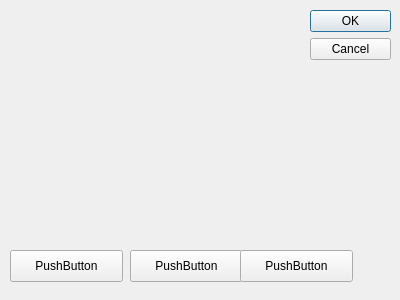
<?xml version="1.0" encoding="UTF-8"?>
<ui version="4.0">
 <class>Dialog</class>
 <widget class="QDialog" name="Dialog">
  <property name="geometry">
   <rect>
    <x>0</x>
    <y>0</y>
    <width>400</width>
    <height>300</height>
   </rect>
  </property>
  <property name="windowTitle">
   <string>Dialog</string>
  </property>
  <widget class="QDialogButtonBox" name="buttonBox">
   <property name="geometry">
    <rect>
     <x>310</x>
     <y>10</y>
     <width>81</width>
     <height>241</height>
    </rect>
   </property>
   <property name="orientation">
    <enum>Qt::Vertical</enum>
   </property>
   <property name="standardButtons">
    <set>QDialogButtonBox::Cancel|QDialogButtonBox::Ok</set>
   </property>
  </widget>
  <widget class="QPushButton" name="pushButton">
   <property name="geometry">
    <rect>
     <x>10</x>
     <y>250</y>
     <width>113</width>
     <height>32</height>
    </rect>
   </property>
   <property name="text">
    <string>PushButton</string>
   </property>
  </widget>
  <widget class="QPushButton" name="pushButton_2">
   <property name="geometry">
    <rect>
     <x>130</x>
     <y>250</y>
     <width>113</width>
     <height>32</height>
    </rect>
   </property>
   <property name="text">
    <string>PushButton</string>
   </property>
  </widget>
  <widget class="QPushButton" name="pushButton_3">
   <property name="geometry">
    <rect>
     <x>240</x>
     <y>250</y>
     <width>113</width>
     <height>32</height>
    </rect>
   </property>
   <property name="text">
    <string>PushButton</string>
   </property>
  </widget>
 </widget>
 <resources/>
 <connections>
  <connection>
   <sender>buttonBox</sender>
   <signal>accepted()</signal>
   <receiver>Dialog</receiver>
   <slot>accept()</slot>
   <hints>
    <hint type="sourcelabel">
     <x>248</x>
     <y>254</y>
    </hint>
    <hint type="destinationlabel">
     <x>157</x>
     <y>274</y>
    </hint>
   </hints>
  </connection>
  <connection>
   <sender>buttonBox</sender>
   <signal>rejected()</signal>
   <receiver>Dialog</receiver>
   <slot>reject()</slot>
   <hints>
    <hint type="sourcelabel">
     <x>316</x>
     <y>260</y>
    </hint>
    <hint type="destinationlabel">
     <x>286</x>
     <y>274</y>
    </hint>
   </hints>
  </connection>
 </connections>
</ui>
